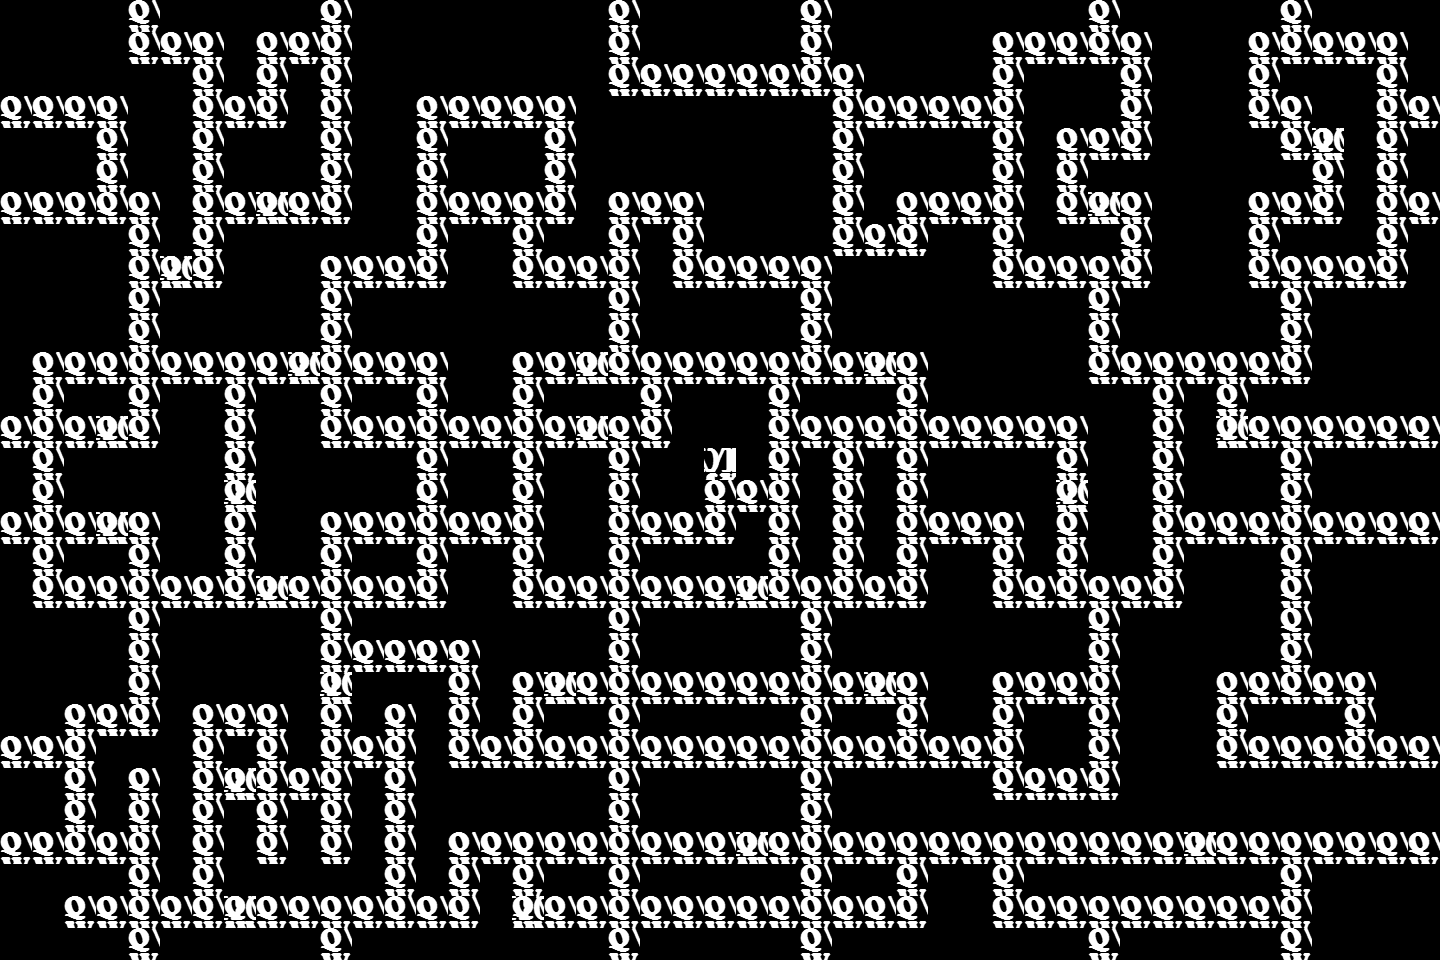

Rendered tile map (Tiled .tmx) drawn with the repository's tilesets; below, a short description and the map source with its tile grids summarised:
An orthogonal 45x30 tile map with 32x32 px tiles, 2 tile layers (tiles, data) and 9 objects (2x 2,2, 0,0, 1,0, 0,1, 0,2, ...).

<map version="1.0" orientation="orthogonal" width="45" height="30" tilewidth="32" tileheight="32">
 <tileset firstgid="1" name="image" tilewidth="32" tileheight="32">
  <image source="images.png" width="256" height="128" />
  <tile id="0">
   <properties>
    <property name="type" value="path" />
   </properties>
  </tile>
  <tile id="1">
   <properties>
    <property name="type" value="player" />
   </properties>
  </tile>
  <tile id="2">
   <properties>
    <property name="type" value="enemy" />
   </properties>
  </tile>
  <tile id="3">
   <properties>
    <property name="type" value="activeRespawn" />
   </properties>
  </tile>
  <tile id="5">
   <properties>
    <property name="type" value="respawn" />
   </properties>
  </tile>
  <tile id="9">
   <properties>
    <property name="type" value="respawn" />
   </properties>
  </tile>
 </tileset>
 <layer name="tiles" width="45" height="30">
  <data>[1350 cells, 566 non-empty, 3 distinct tile ids]</data>
 </layer>
 <objectgroup name="boundaries" width="45" height="30">
  <object name="0,0" x="0" y="0" width="480" height="320" />
  <object name="1,0" x="480" y="0" width="480" height="320" />
  <object name="2,2" x="960" y="0" width="480" height="320" />
  <object name="0,1" x="0" y="320" width="480" height="320" />
  <object name="0,2" x="0" y="640" width="480" height="320" />
  <object name="1,1" x="480" y="320" width="480" height="320" />
  <object name="2,1" x="960" y="320" width="480" height="320" />
  <object name="1,2" x="480" y="640" width="480" height="320" />
  <object name="2,2" x="960" y="640" width="480" height="320" />
 </objectgroup>
 <layer name="data" width="45" height="30">
  <data>[1350 cells, 24 non-empty, 2 distinct tile ids]</data>
 </layer>
</map>